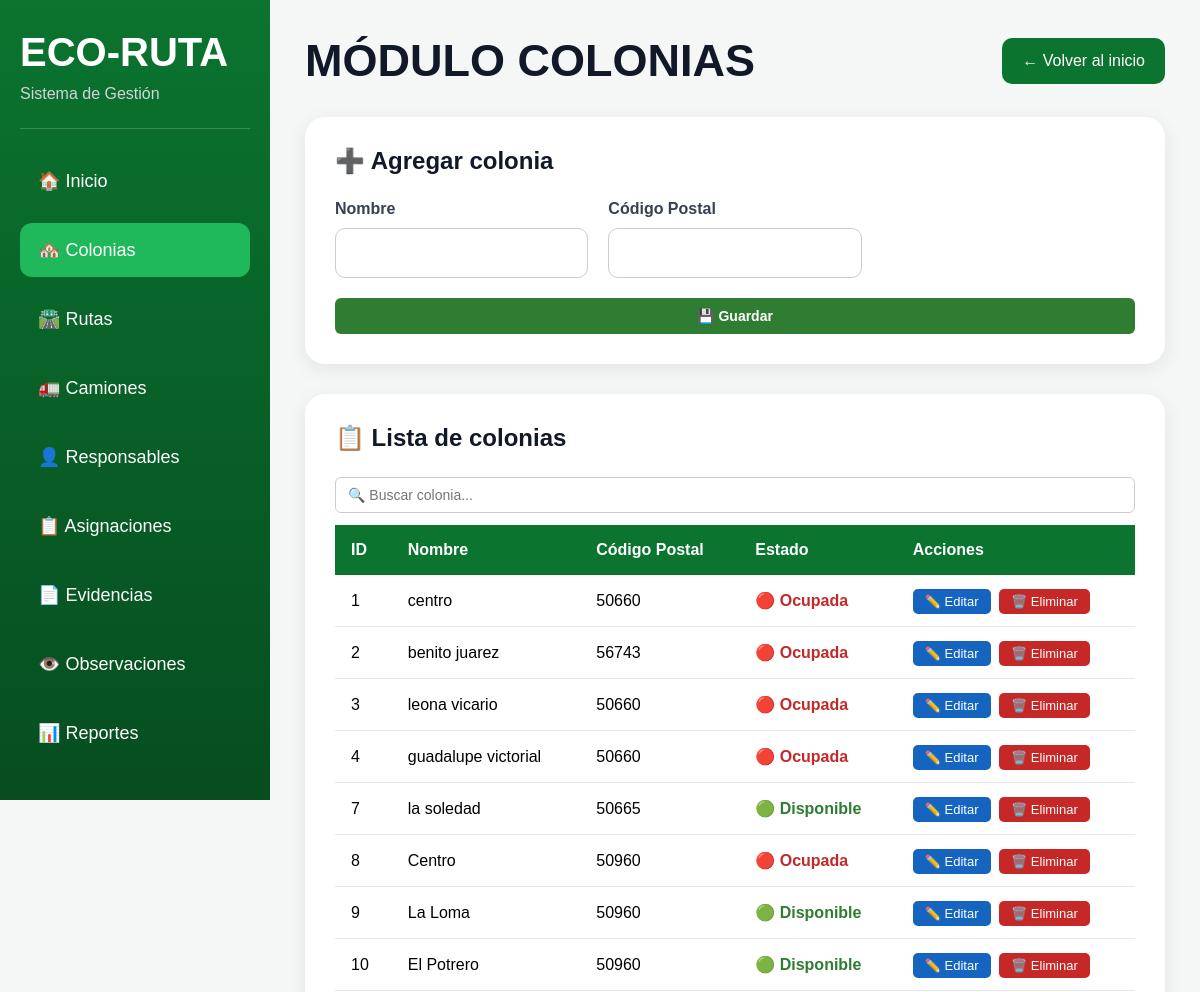
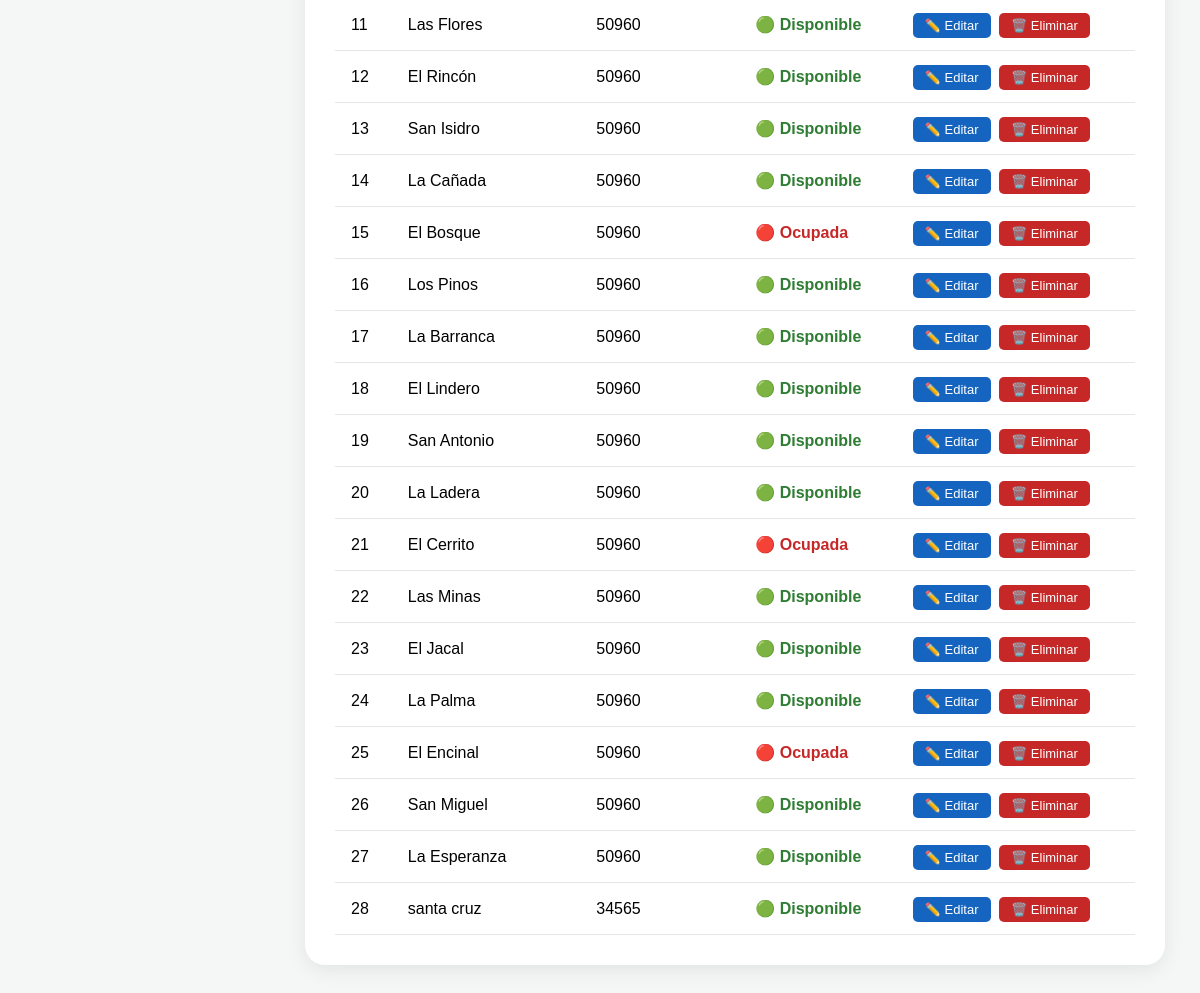
The page /colonias (signed in) on the database its author committed (2 pictures, top to bottom).
### tables this page shows
CREATE TABLE colonia (

    id_colonia INTEGER PRIMARY KEY AUTOINCREMENT,

    nombre TEXT NOT NULL,

    codigo_postal TEXT,

    id_municipio INTEGER

, estado TEXT DEFAULT 'Disponible');

### app.py (the view)
@app.route('/colonias')
def colonias():
    if session.get('rol') != 'administrador':
        return "No tienes permiso"
    conexion = conectar()
    cursor = conexion.cursor()
    cursor.execute("""
        SELECT * FROM colonia
    """)
    colonias = cursor.fetchall()
    conexion.close()
    return render_template(
        'colonias.html',
        colonias=colonias
    )

### app.py (called while the page is built)
def conectar():
    conexion = sqlite3.connect(DB_PATH)
    conexion.row_factory = sqlite3.Row
    return conexion

### templates/colonias.html (shortened to what this page needs)
<!DOCTYPE html>
<html lang="es">
<head>
    <link rel="stylesheet" href="{{ url_for('static', filename='css/colonias.css') }}">
</head>
<body>
<div class="contenedor">
    <div class="sidebar">
        <h1>ECO-RUTA</h1>
        <p>Sistema de Gestión</p>
        <div class="linea"></div>
        <ul>
            <li><a href="/index">🏠 Inicio</a></li>
            <li><a href="/colonias" class="activo">🏘️ Colonias</a></li>
            <li><a href="/rutas">🛣️ Rutas</a></li>
            <li><a href="/camiones">🚛 Camiones</a></li>
            <li><a href="/responsables">👤 Responsables</a></li>
            <li><a href="/asignaciones">📋 Asignaciones</a></li>
            <li><a href="/evidencias">📄 Evidencias</a></li>
            <li><a href="/observaciones">👁️ Observaciones</a></li>
            <li><a href="/reportes">📊 Reportes</a></li>
        </ul>
    </div>
    <div class="contenido">
        <div class="header">
            <h1>MÓDULO COLONIAS</h1>
            <a href="/index" class="btn-regresar">← Volver al inicio</a>
        </div>
        <div class="card">
            <h2>➕ Agregar colonia</h2>
            <form action="/agregar_colonia" method="POST"
                  onsubmit="return validar('nombre colonia')">
                <div class="grupo">
                    <label>Nombre</label>
                    <input type="text" name="nombre" required>
                </div>
                <div class="grupo">
                    <label>Código Postal</label>
                    <input type="text" name="codigo_postal" required>
                </div>
                <button type="submit" class="btn-guardar">💾 Guardar</button>
            </form>
        </div>
        <div class="card">
            <h2>📋 Lista de colonias</h2>
            <input type="text" id="buscador-tabla"
                   placeholder="🔍 Buscar colonia..."
                   oninput="filtrarTabla(this.value)">
            <table id="tabla">
                <tr>
                    <th>ID</th><th>Nombre</th><th>Código Postal</th>
                    <th>Estado</th><th>Acciones</th>
                </tr>
                {% for colonia in colonias %}
                <tr>
                    <td>{{ colonia.id_colonia }}</td>
                    <td>{{ colonia.nombre }}</td>
                    <td>{{ colonia.codigo_postal }}</td>
                    <td>
                        {% if colonia.estado == 'Ocupada' %}
                            <span style="color:#c62828;font-weight:600;">🔴 Ocupada</span>
                        {% else %}
                            <span style="color:#2e7d32;font-weight:600;">🟢 Disponible</span>
                        {% endif %}
                    </td>
                    <td>
                        <a href="/editar_colonia/{{ colonia.id_colonia }}" class="editar">✏️ Editar</a>
                        <a href="/eliminar_colonia/{{ colonia.id_colonia }}" class="eliminar"
                           onclick="return confirmar('la colonia {{ colonia.nombre }}')">🗑️ Eliminar</a>
                    </td>
                </tr>
                {% endfor %}
            </table>
        </div>
    </div>
</div>
</body>
</html>

### static/css/colonias.css (style rules this page uses)
* { margin:0; padding:0; box-sizing:border-box; font-family:Arial, Helvetica, sans-serif; }
body { background:#f4f7f6; }
.contenedor { display:flex; min-height:100vh; }
.sidebar { width:270px; background:linear-gradient(180deg,#0b742f,#064d20); color:white; padding:30px 20px; position:fixed; height:100vh; }
.sidebar h1 { font-size:40px; margin-bottom:10px; }
.sidebar p { color:#d1d5db; margin-bottom:25px; }
.linea { width:100%; height:1px; background:rgba(255,255,255,0.2); margin-bottom:25px; }
.sidebar ul { list-style:none; }
.sidebar ul li { margin-bottom:15px; }
.sidebar ul li a { text-decoration:none; color:white; display:block; padding:16px 18px; border-radius:12px; transition:0.3s; font-size:18px; }
.sidebar ul li a:hover, .activo { background:#1fb85b; }
.contenido { margin-left:270px; width:calc(100% - 270px); padding:35px; }
.header { display:flex; justify-content:space-between; align-items:center; margin-bottom:30px; }
.header h1 { font-size:45px; color:#111827; }
.btn-regresar { text-decoration:none; background:#0b742f; color:white; padding:14px 20px; border-radius:10px; transition:0.3s; }
.card { background:white; padding:30px; border-radius:20px; box-shadow:0 5px 20px rgba(0,0,0,0.08); margin-bottom:30px; }
.card h2 { margin-bottom:25px; color:#111827; }
form { display:grid; grid-template-columns:repeat(auto-fit,minmax(250px,1fr)); gap:20px; }
.grupo { display:flex; flex-direction:column; }
.grupo label { margin-bottom:10px; font-weight:bold; color:#374151; }
.grupo input { padding:15px; border:1px solid #ccc; border-radius:10px; font-size:16px; }
button { grid-column:1/-1; padding:16px; background:#0b742f; color:white; border:none; border-radius:12px; font-size:18px; cursor:pointer; transition:0.3s; }
table { width:100%; border-collapse:collapse; }
table th { background:#0b742f; color:white; padding:16px; text-align:left; }
table td { padding:16px; border-bottom:1px solid #e5e7eb; }
.editar { text-decoration:none; background:#dbeafe; color:#1d4ed8; padding:8px 14px; border-radius:8px; margin-right:10px; }
.eliminar { text-decoration:none; background:#fee2e2; color:#b91c1c; padding:8px 14px; border-radius:8px; }

### templates/colonias.html (style rules this page uses)
#buscador-tabla { width:100%; padding:9px 12px; border:1px solid #ccc; border-radius:6px; font-size:14px; box-sizing:border-box; margin-bottom:12px; }
.btn-guardar { background:#2e7d32; color:#fff; border:none; padding:10px 22px; border-radius:6px; cursor:pointer; font-size:14px; font-weight:600; }
.editar { background:#1565c0; color:#fff !important; padding:5px 12px; border-radius:5px; text-decoration:none; font-size:13px; margin-right:4px; }
.eliminar { background:#c62828; color:#fff !important; padding:5px 12px; border-radius:5px; text-decoration:none; font-size:13px; }

### rows shown on the page
colonia: id_colonia "1", nombre "centro", codigo_postal "50660", estado "🔴 Ocupada"
colonia: id_colonia "2", nombre "benito juarez", codigo_postal "56743", estado "🔴 Ocupada"
colonia: id_colonia "3", nombre "leona vicario", codigo_postal "50660", estado "🔴 Ocupada"
colonia: id_colonia "4", nombre "guadalupe victorial", codigo_postal "50660", estado "🔴 Ocupada"
colonia: id_colonia "7", nombre "la soledad", codigo_postal "50665", estado "🟢 Disponible"
colonia: id_colonia "8", nombre "Centro", codigo_postal "50960", estado "🔴 Ocupada"
colonia: id_colonia "9", nombre "La Loma", codigo_postal "50960", estado "🟢 Disponible"
colonia: id_colonia "10", nombre "El Potrero", codigo_postal "50960", estado "🟢 Disponible"
colonia: id_colonia "11", nombre "Las Flores", codigo_postal "50960", estado "🟢 Disponible"
colonia: id_colonia "12", nombre "El Rincón", codigo_postal "50960", estado "🟢 Disponible"
colonia: id_colonia "13", nombre "San Isidro", codigo_postal "50960", estado "🟢 Disponible"
colonia: id_colonia "14", nombre "La Cañada", codigo_postal "50960", estado "🟢 Disponible"
colonia: id_colonia "15", nombre "El Bosque", codigo_postal "50960", estado "🔴 Ocupada"
colonia: id_colonia "16", nombre "Los Pinos", codigo_postal "50960", estado "🟢 Disponible"
colonia: id_colonia "17", nombre "La Barranca", codigo_postal "50960", estado "🟢 Disponible"
colonia: id_colonia "18", nombre "El Lindero", codigo_postal "50960", estado "🟢 Disponible"
colonia: id_colonia "19", nombre "San Antonio", codigo_postal "50960", estado "🟢 Disponible"
colonia: id_colonia "20", nombre "La Ladera", codigo_postal "50960", estado "🟢 Disponible"
colonia: id_colonia "21", nombre "El Cerrito", codigo_postal "50960", estado "🔴 Ocupada"
colonia: id_colonia "22", nombre "Las Minas", codigo_postal "50960", estado "🟢 Disponible"
colonia: id_colonia "23", nombre "El Jacal", codigo_postal "50960", estado "🟢 Disponible"
colonia: id_colonia "24", nombre "La Palma", codigo_postal "50960", estado "🟢 Disponible"
colonia: id_colonia "25", nombre "El Encinal", codigo_postal "50960", estado "🔴 Ocupada"
colonia: id_colonia "26", nombre "San Miguel", codigo_postal "50960", estado "🟢 Disponible"
colonia: id_colonia "27", nombre "La Esperanza", codigo_postal "50960", estado "🟢 Disponible"
colonia: id_colonia "28", nombre "santa cruz", codigo_postal "34565", estado "🟢 Disponible"
